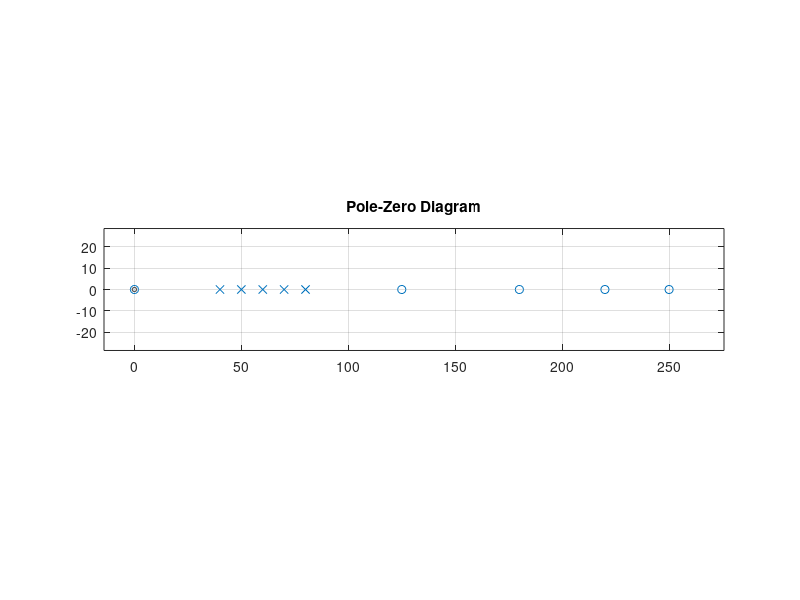

Recreate this plot in MATLAB.
% EE348 Lab8
% Filter Design Project
% Created by: Jessica Atkinson


f_s = 500*10^3; % Sampling rate
t = (0:250*10^3-1)/f_s;

freq = 60*10^3;     

norm_freq = freq/(f_s/2);
co_freq = 10*log10(0.5);    % cutoff freq
H_max = 1;                  % Filter magnitude   |Hmax|
magH_w = H_max/sqrt(2);     % 

p_h = magH_w ^ 2;     % Filter Power


N=5;        % number of zeros
M=5;        % number of zeros
CM = (N+M)/2;       % Complexity Measure

z=[0;125;180;220;250]
p=[40;50;60;70;80]

%Total_points = Total_points + (5*(6-CM));   %
zplane(z,p)
title('Pole-Zero Diagram')


